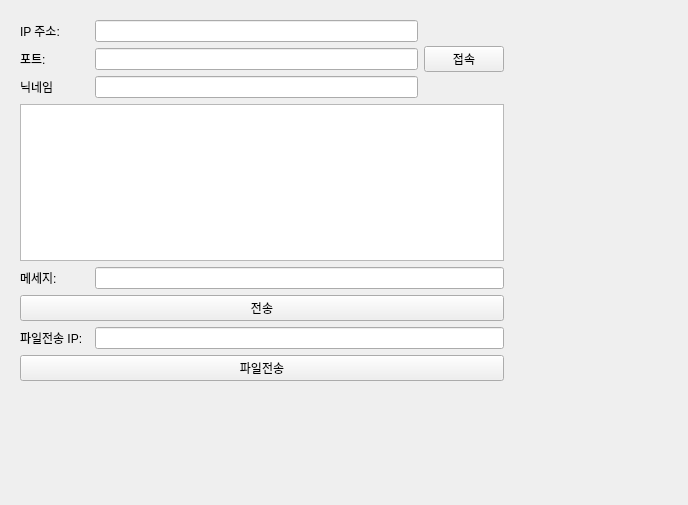
<?xml version="1.0" encoding="UTF-8"?>
<ui version="4.0">
 <class>Widget</class>
 <widget class="QWidget" name="Widget">
  <property name="geometry">
   <rect>
    <x>0</x>
    <y>0</y>
    <width>688</width>
    <height>505</height>
   </rect>
  </property>
  <property name="windowTitle">
   <string>Widget</string>
  </property>
  <widget class="QWidget" name="gridLayoutWidget">
   <property name="geometry">
    <rect>
     <x>10</x>
     <y>10</y>
     <width>504</width>
     <height>381</height>
    </rect>
   </property>
   <layout class="QGridLayout" name="gridLayout">
    <property name="leftMargin">
     <number>10</number>
    </property>
    <property name="topMargin">
     <number>10</number>
    </property>
    <property name="rightMargin">
     <number>10</number>
    </property>
    <property name="bottomMargin">
     <number>10</number>
    </property>
    <item row="7" column="2" colspan="2">
     <widget class="QLineEdit" name="messageLineEdit"/>
    </item>
    <item row="1" column="2">
     <widget class="QLineEdit" name="portLineEdit">
      <property name="minimumSize">
       <size>
        <width>200</width>
        <height>0</height>
       </size>
      </property>
     </widget>
    </item>
    <item row="0" column="2">
     <widget class="QLineEdit" name="ipLineEdit">
      <property name="minimumSize">
       <size>
        <width>200</width>
        <height>0</height>
       </size>
      </property>
     </widget>
    </item>
    <item row="0" column="0">
     <widget class="QLabel" name="label">
      <property name="text">
       <string>IP 주소:</string>
      </property>
     </widget>
    </item>
    <item row="1" column="0">
     <widget class="QLabel" name="label_3">
      <property name="text">
       <string>포트:</string>
      </property>
     </widget>
    </item>
    <item row="8" column="0" colspan="4">
     <widget class="QPushButton" name="sendButton">
      <property name="text">
       <string>전송</string>
      </property>
     </widget>
    </item>
    <item row="2" column="0">
     <widget class="QLabel" name="label_4">
      <property name="text">
       <string>닉네임</string>
      </property>
     </widget>
    </item>
    <item row="7" column="0">
     <widget class="QLabel" name="label_2">
      <property name="text">
       <string>메세지:</string>
      </property>
     </widget>
    </item>
    <item row="0" column="3" rowspan="3">
     <widget class="QPushButton" name="connectButton">
      <property name="enabled">
       <bool>true</bool>
      </property>
      <property name="accessibleName">
       <string/>
      </property>
      <property name="autoFillBackground">
       <bool>false</bool>
      </property>
      <property name="text">
       <string>접속</string>
      </property>
      <property name="iconSize">
       <size>
        <width>16</width>
        <height>16</height>
       </size>
      </property>
     </widget>
    </item>
    <item row="6" column="0" colspan="4">
     <widget class="QListWidget" name="listWidget">
      <property name="autoScroll">
       <bool>false</bool>
      </property>
      <property name="autoScrollMargin">
       <number>3</number>
      </property>
      <property name="defaultDropAction">
       <enum>Qt::IgnoreAction</enum>
      </property>
      <property name="movement">
       <enum>QListView::Static</enum>
      </property>
     </widget>
    </item>
    <item row="9" column="2" colspan="2">
     <widget class="QLineEdit" name="ipFileSendEdit"/>
    </item>
    <item row="9" column="0">
     <widget class="QLabel" name="label_5">
      <property name="text">
       <string>파일전송 IP:</string>
      </property>
     </widget>
    </item>
    <item row="2" column="2">
     <widget class="QLineEdit" name="nicname"/>
    </item>
    <item row="10" column="0" colspan="4">
     <widget class="QPushButton" name="fileSendButton">
      <property name="text">
       <string>파일전송</string>
      </property>
     </widget>
    </item>
   </layout>
  </widget>
 </widget>
 <layoutdefault spacing="6" margin="11"/>
 <resources/>
 <connections/>
</ui>
